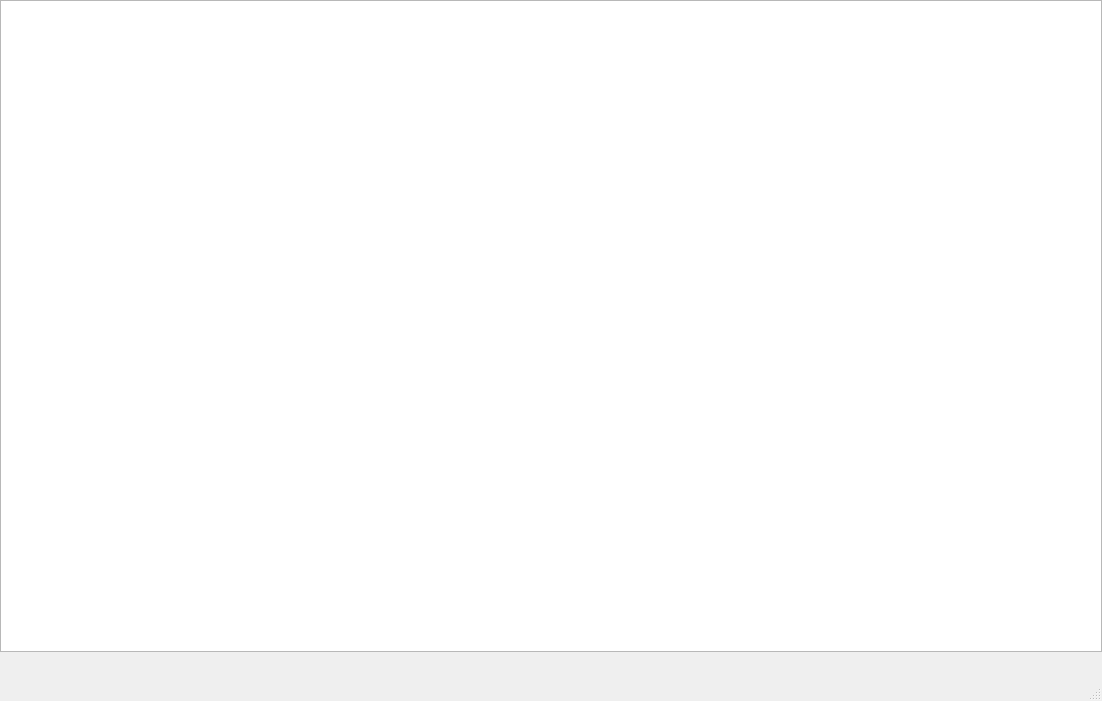
<?xml version="1.0" encoding="UTF-8"?>
<ui version="4.0">
 <class>trilhos</class>
 <widget class="QMainWindow" name="trilhos">
  <property name="geometry">
   <rect>
    <x>0</x>
    <y>0</y>
    <width>1102</width>
    <height>701</height>
   </rect>
  </property>
  <property name="windowTitle">
   <string>trilhos</string>
  </property>
  <widget class="QWidget" name="centralWidget">
   <widget class="QGraphicsView" name="graphicsView">
    <property name="geometry">
     <rect>
      <x>0</x>
      <y>0</y>
      <width>1102</width>
      <height>652</height>
     </rect>
    </property>
   </widget>
  </widget>
  <widget class="QStatusBar" name="statusBar"/>
 </widget>
 <layoutdefault spacing="6" margin="11"/>
 <resources/>
 <connections/>
 <slots>
  <slot>startTrain1()</slot>
  <slot>startTrain2()</slot>
  <slot>startTrain3()</slot>
  <slot>startTrain4()</slot>
  <slot>startTrain5()</slot>
  <slot>startTrain6()</slot>
 </slots>
</ui>
